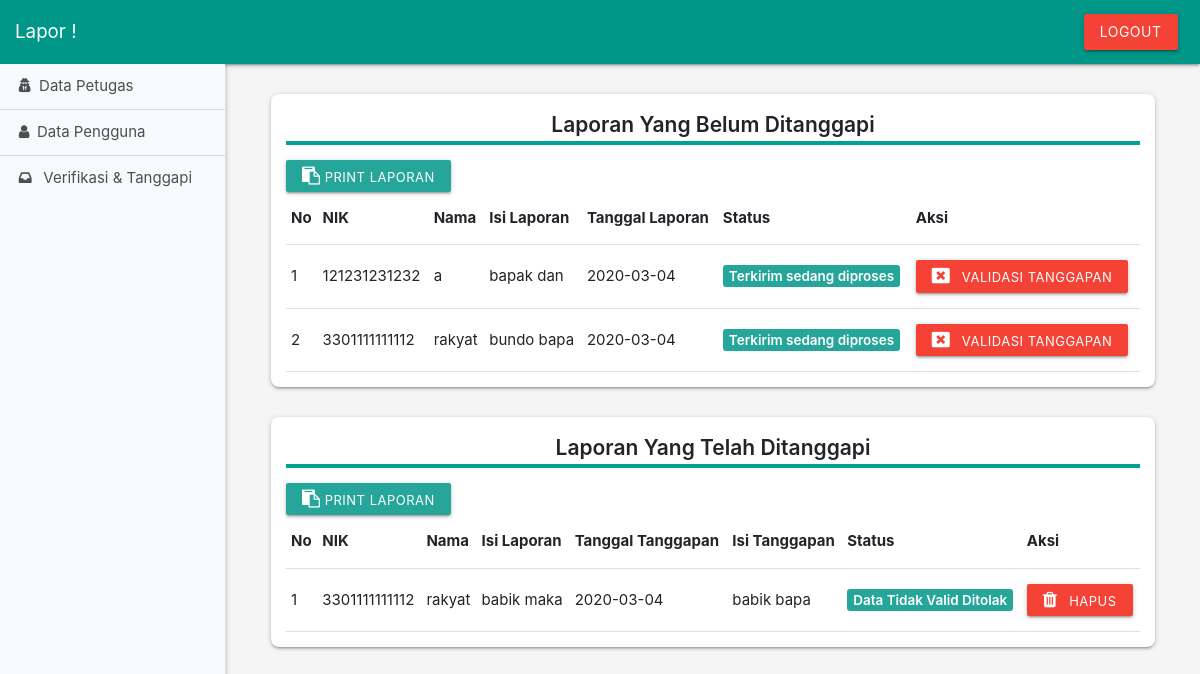
Page /tanggapan.php (signed in) on the committed database.
### tables this page shows
CREATE TABLE `pengaduan` (
  `id_pengaduan` int(11) NOT NULL,
  `tgl_pengaduan` date NOT NULL,
  `nik` char(16) NOT NULL,
  `username` varchar(35) NOT NULL,
  `judul` varchar(50) NOT NULL,
  `isi_laporan` text NOT NULL,
  `foto` varchar(255) NOT NULL,
  `status` enum('Terkirim sedang diproses','Data Tidak Valid Ditolak','Data Valid Diterima') NOT NULL DEFAULT 'Terkirim sedang diproses'
);

CREATE TABLE `tanggapan` (
  `id_tanggapan` int(11) NOT NULL,
  `id_pengaduan` int(11) NOT NULL,
  `tgl_tanggapan` date NOT NULL,
  `isi_tanggapan` text NOT NULL,
  `id_petugas` int(11) NOT NULL
);

### views/v_adu_petugas.php (the view, shortened to what this page needs)
<?php
require_once 'layouts/header.php';
?>
<div class="content">
    <span class="center besar">
        <p>Laporan Yang Belum Ditanggapi</p>
    </span>
    <div class="letak">
        <a href="" onclick="window.print()" class="btn-small waves-effect waves-light place no-print">
            <i class="fa fa-clipboard"></i> Print Laporan</a>
    </div>
    <div class="responsive-table">
        <table border="1" style="width: 100%">
            <tr>
                <th>No</th>
                <th>NIK</th>
                <th>Nama</th>
                <th>Isi Laporan</th>
                <th>Tanggal Laporan</th>
                <th>Status</th>
                <th>Aksi</th>
            </tr>
            <?php $i = 1;
            foreach ($pengaduan as $a) :
                $kalimat = $a['isi_laporan'];
                $sub_kalimat = substr($kalimat, 0, 10);
            ?>
            <tr>
                <td><?php echo $i; ?></td>
                <td><?php echo $a['nik'] ?></td>
                <td><?php echo $a['username'] ?></td>
                <td><?php echo $sub_kalimat; ?></td>
                <td><?php echo $a['tgl_pengaduan'] ?></td>
                <td> <span class="new badge"><?php echo $a['status'] ?></span></td>
                <td class="no-print">
                    <a href="<?php echo SITE_URL; ?>/tanggapan.php?action=new&idadu=<?php echo $a['id_pengaduan'] ?>"
                        class="btn-small waves-effect waves-light place red"><i class="fa fa-window-close mr-2"></i>
                        Validasi Tanggapan</a>
                </td>
            </tr>
            <?php $i++;
            endforeach; ?>
        </table>
    </div>
</div>
<div class="content">
    <span class="center besar">
        <p>Laporan Yang Telah Ditanggapi</p>
    </span>
    <div class="letak">
        <a href="" onclick="window.print()" class="btn-small waves-effect waves-light place no-print">
            <i class="fa fa-clipboard"></i> Print Laporan</a>
    </div>
    <div class="responsive-table">
        <table border="1" style="width: 100%">
            <tr>
                <th>No</th>
                <th>NIK</th>
                <th>Nama</th>
                <th>Isi Laporan</th>
                <th>Tanggal Tanggapan</th>
                <th>Isi Tanggapan</th>
                <th>Status</th>
                <th>Aksi</th>
            </tr>
            <?php $i = 1;
            foreach ($tangga as $a) :
                $kalimat1 = $a['isi_laporan'];
                $sub_laporan = substr($kalimat1, 0, 10);
                $kalimat2 = $a['isi_tanggapan'];
                $sub_tanggapan = substr($kalimat2, 0, 10);
            ?>
            <tr>
                <td><?php echo $i; ?></td>
                <td><?php echo $a['nik'] ?></td>
                <td><?php echo $a['username'] ?></td>
                <td><?php echo $sub_laporan; ?></td>
                <td><?php echo $a['tgl_tanggapan'] ?></td>
                <td><?php echo $sub_tanggapan; ?></td>
                <td> <span class="new badge"><?php echo $a['status'] ?></span></td>
                <td class="no-print">
                    <a href="<?php echo SITE_URL; ?>/tanggapan.php?action=hapus&idadu=<?php echo $a['id_pengaduan'] ?>&id=<?php echo $a['id_tanggapan'] ?>"
                        class="btn-small waves-effect waves-light place red"><i class="fa fa-trash mr-2"></i>
                        Hapus</a>
                </td>
            </tr>
            <?php $i++;
            endforeach; ?>
        </table>
    </div>
</div>
<?php
require_once 'layouts/footer.php';
?>

### tanggapan.php (shortened to what this page needs)
<?php
include 'connection.php';
switch (isset($_GET['action']) ? $_GET['action'] : null) {
    default:
        $result = $db->query("SELECT * FROM `pengaduan` WHERE `status`='Terkirim sedang diproses'");
        $pengaduan = $result->fetch_all(MYSQLI_ASSOC);
        $result = $db->query("SELECT * FROM `tanggapan` INNER JOIN `pengaduan` ON `pengaduan`.`id_pengaduan`=`tanggapan`.`id_pengaduan` WHERE `pengaduan`.`status`='Data Tidak Valid Ditolak' OR `pengaduan`.`status`='Data Valid Diterima' ");
        $tangga = $result->fetch_all(MYSQLI_ASSOC);
        require 'views/v_adu_petugas.php';
}

### views/layouts/header.php (shortened to what this page needs)
<!DOCTYPE html>
<html lang="en">
<head>
    <link href="assets/css/bootstrap.min.css" rel="stylesheet">
    <link href="assets/css/simple-sidebar.css" rel="stylesheet">
    <link href="assets/font-awesome/css/font-awesome.min.css" rel="stylesheet" type="text/css">
    <link rel="stylesheet" href="assets/css/materialize.min.css">
    <link rel="stylesheet" href="assets/css/style.css">
</head>
<body>
    <div>
        <nav class="navbar teal no-print">
            <span class="navbar-brand">Lapor !</span>
            <a class="btn btn-danger mr-2 red" href="logout.php">Logout</a>
        </nav>
    </div>
    <div class="d-flex no-print" id="wrapper">
        <?php if ($_SESSION['level'] == 'admin') { ?>
        <div class="bg-light border-right no-print" id="sidebar-wrapper">
            <?php } ?>
            <div class="list-group list-group-flush">
                <?php if ($_SESSION['level'] == 'admin') { ?>
                <a href="<?php echo SITE_URL; ?>/petugas_laporan.php"
                    class="list-group-item list-group-item-action bg-light"><i class="fa fa-user-secret mr-2"></i>Data
                    Petugas</a>
                <a href="<?php echo SITE_URL; ?>/registration.php"
                    class="list-group-item list-group-item-action bg-light"><i class="fa fa-user mr-2"></i>Data
                    Pengguna</a>
                <a href="<?php echo SITE_URL; ?>/tanggapan.php"
                    class="list-group-item list-group-item-action bg-light"><i class="fa fa-inbox mr-2"></i>
                    Verifikasi & Tanggapi</a>
                <?php } ?>
            </div>
        </div>
        <div class="container main">

### views/layouts/footer.php (shortened to what this page needs)
</div>
</body>
</html>

### assets/css/simple-sidebar.css (style rules this page uses)
body { overflow-x: hidden; }
#sidebar-wrapper { min-height: 100vh; margin-left: -15rem; -webkit-transition: margin .25s ease-out; -moz-transition: margin .25s ease-out; -o-transition: margin .25s ease-out; transition: margin .25s ease-out; }
#sidebar-wrapper .list-group { width: 15rem; }
@media (min-width: 768px) { #sidebar-wrapper { margin-left: 0; box-shadow: 0 2px 2px 0 rgba(0, 0, 0, 0.14), 0 3px 1px -2px rgba(0, 0, 0, 0.12), 0 1px 5px 0 rgba(0, 0, 0, 0.2); } }

### assets/css/style.css (style rules this page uses)
body { background: #f5f5f5; }
.content { margin: 2em; padding: 1em; background: #fff; border-radius: 8px; box-shadow: 0 2px 2px 0 rgba(0, 0, 0, 0.14), 0 3px 1px -2px rgba(0, 0, 0, 0.12), 0 1px 5px 0 rgba(0, 0, 0, 0.2); }
.btn:not(:disabled):not(.disabled) { cursor: pointer; }
.letak { position: relative; display: -ms-flexbox; display: flex; -ms-flex-wrap: wrap; flex-wrap: wrap; -ms-flex-align: center; align-items: center; -ms-flex-pack: justify; justify-content: space-between; }
span.besar p { font-size: 1.4rem; font-weight: 600; text-shadow: black; border-bottom: 4px solid #03a192; }

### views/layouts/header.php (style rules this page uses)
.no-print { display: none; }
.main { width: 100%; }

### rows in the picture
pengaduan: nik "121231231232", username "a", isi_laporan "bapak dan", tgl_pengaduan "2020-03-04", status "Terkirim sedang diproses"
pengaduan: nik "3301111111112", username "rakyat", isi_laporan "bundo bapa", tgl_pengaduan "2020-03-04", status "Terkirim sedang diproses"
tanggapan: id_pengaduan.nik "3301111111112", id_pengaduan.username "rakyat", id_pengaduan.isi_laporan "babik maka", tgl_tanggapan "2020-03-04", isi_tanggapan "babik bapa", id_pengaduan.status "Data Tidak Valid Ditolak"
